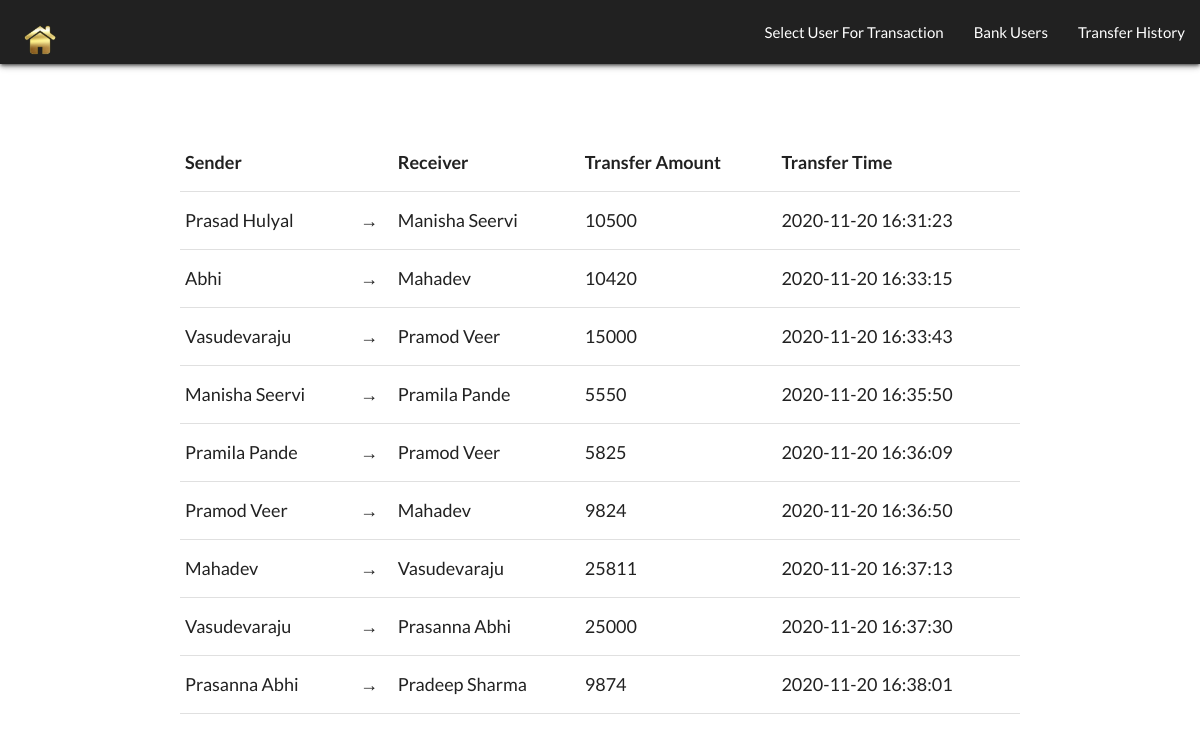
Page /transferHistory.php on the committed database.
### tables this page shows
CREATE TABLE IF NOT EXISTS `transfer_history` (
  `t_id` int(11) NOT NULL AUTO_INCREMENT,
  `t_sender` varchar(255) NOT NULL,
  `t_receiver` varchar(255) NOT NULL,
  `t_amount` int(11) NOT NULL,
  `t_time` datetime NOT NULL DEFAULT current_timestamp(),
  PRIMARY KEY (`t_id`)
);

### transferHistory.php (the view, shortened to what this page needs)
<?php
	include('db_connect.php');
	$sql = 'SELECT * FROM transfer_history ORDER BY t_id';
	$result = mysqli_query($conn, $sql);
	$history = mysqli_fetch_all($result, MYSQLI_ASSOC);
?>
<!DOCTYPE html>
<html>
<head>
	<link rel="stylesheet" href="https://cdnjs.cloudflare.com/ajax/libs/materialize/1.0.0/css/materialize.min.css">
    <link rel="stylesheet" type="text/css" href="style.css">
</head>
<body>
	<?php include('navbar.php'); ?>
	<section>
		<div class="wrapper">
			<form action="singleUser.php" method="POST">
				<div class="container" style="margin: 70px auto">
				<table class="highlight center">
					<tr>
						<th>Sender</th>
						<th></th>
						<th>Receiver</th>
						<th>Transfer Amount</th>
						<th>Transfer Time</th>
					</tr>
					<?php
						foreach($history as $hist) {
							echo "<tr><td> ".$hist['t_sender']."</td><td>&rarr;</td><td>".$hist['t_receiver']."</td><td>".$hist['t_amount']."</td><td>".$hist['t_time']."</td></tr>";
						}
					?>
				</table>
			</div>
	</section>
</body>
</html>

### style.css (style rules this page uses)
* { margin: 0; padding: 0; box-sizing: border-box; }
body { font-size: 18px; font-family: "Lato", serif; }

### rows in the picture
transfer_history: t_sender "Prasad Hulyal", t_receiver "Manisha Seervi", t_amount "10500", t_time "2020-11-20 16:31:23"
transfer_history: t_sender "Abhi", t_receiver "Mahadev", t_amount "10420", t_time "2020-11-20 16:33:15"
transfer_history: t_sender "Vasudevaraju", t_receiver "Pramod Veer", t_amount "15000", t_time "2020-11-20 16:33:43"
transfer_history: t_sender "Manisha Seervi", t_receiver "Pramila Pande", t_amount "5550", t_time "2020-11-20 16:35:50"
transfer_history: t_sender "Pramila Pande", t_receiver "Pramod Veer", t_amount "5825", t_time "2020-11-20 16:36:09"
transfer_history: t_sender "Pramod Veer", t_receiver "Mahadev", t_amount "9824", t_time "2020-11-20 16:36:50"
transfer_history: t_sender "Mahadev", t_receiver "Vasudevaraju", t_amount "25811", t_time "2020-11-20 16:37:13"
transfer_history: t_sender "Vasudevaraju", t_receiver "Prasanna Abhi", t_amount "25000", t_time "2020-11-20 16:37:30"
transfer_history: t_sender "Prasanna Abhi", t_receiver "Pradeep Sharma", t_amount "9874", t_time "2020-11-20 16:38:01"
